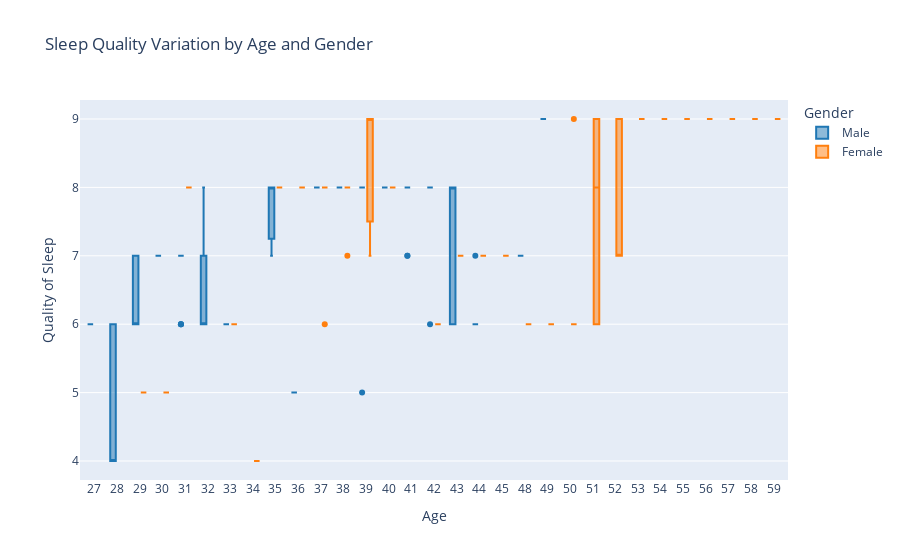

Notebook code cell kept with this figure:
### Code cell
import plotly.express as px

# Create an interactive box plot using Plotly Express
fig = px.box(df, x="Age", y="Quality of Sleep", color="Gender",
             category_orders={"Age": sorted(df["Age"].unique())},
             title="Sleep Quality Variation by Age and Gender",
             labels={"Quality of Sleep": "Quality of Sleep"},
             color_discrete_sequence=["#1f77b4", "#ff7f0e"])

# Customize the layout
fig.update_layout(xaxis_title="Age", yaxis_title="Quality of Sleep",
                  xaxis=dict(tickvals=sorted(df["Age"].unique())),
                  xaxis_type='category')

# Show the interactive plot
fig.show()

### Figure 1 — Plotly figure (JSON) as saved in the notebook; plotly's stock layout.template omitted (floating-point values rounded to 4 significant figures; data arrays with more than 128 entries replaced by an {"elided": "..."} marker saying what was removed)
{"data": [{"alignmentgroup": "True", "hovertemplate": "Gender=Male<br>Age=%{x}<br>Quality of Sleep=%{y}<extra></extra>", "legendgroup": "Male", "marker": {"color": "#1f77b4"}, "name": "Male", "notched": false, "offsetgroup": "Male", "orientation": "v", "showlegend": true, "type": "box", "x": {"elided": "189 int values"}, "x0": " ", "xaxis": "x", "y": {"elided": "189 int values"}, "y0": " ", "yaxis": "y"}, {"alignmentgroup": "True", "hovertemplate": "Gender=Female<br>Age=%{x}<br>Quality of Sleep=%{y}<extra></extra>", "legendgroup": "Female", "marker": {"color": "#ff7f0e"}, "name": "Female", "notched": false, "offsetgroup": "Female", "orientation": "v", "showlegend": true, "type": "box", "x": {"elided": "185 int values"}, "x0": " ", "xaxis": "x", "y": {"elided": "185 int values"}, "y0": " ", "yaxis": "y"}], "layout": {"boxmode": "group", "legend": {"title": {"text": "Gender"}, "tracegroupgap": 0}, "title": {"text": "Sleep Quality Variation by Age and Gender"}, "xaxis": {"anchor": "y", "categoryarray": [27, 28, 29, 30, 31, 32, 33, 34, 35, 36, 37, 38, 39, 40, 41, 42, 43, 44, 45, 48, 49, 50, 51, 52, 53, 54, 55, 56, 57, 58, 59], "categoryorder": "array", "domain": [0, 1], "tickvals": [27, 28, 29, 30, 31, 32, 33, 34, 35, 36, 37, 38, 39, 40, 41, 42, 43, 44, 45, 48, 49, 50, 51, 52, 53, 54, 55, 56, 57, 58, 59], "title": {"text": "Age"}, "type": "category"}, "yaxis": {"anchor": "x", "domain": [0, 1], "title": {"text": "Quality of Sleep"}}}}
